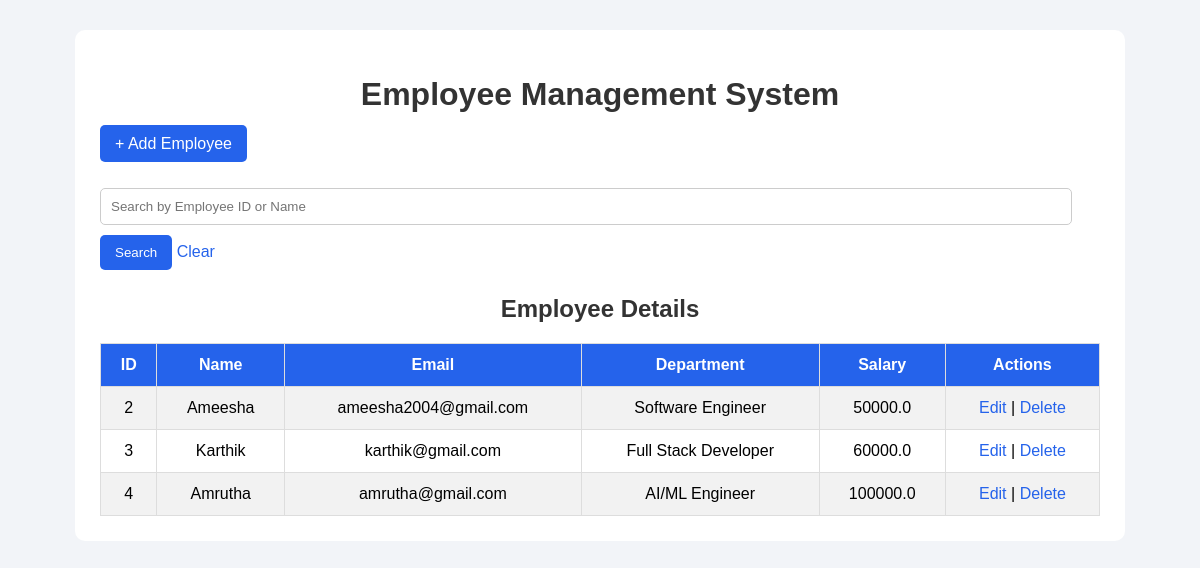
The page / on the database its author committed.
### tables this page shows
CREATE TABLE employees (
            id INTEGER PRIMARY KEY AUTOINCREMENT,
            name TEXT NOT NULL,
            email TEXT NOT NULL,
            department TEXT NOT NULL,
            salary REAL NOT NULL
        );

### app.py (the view)
@app.route("/")
def index():
    search = request.args.get("search", "").strip()
    conn = get_db()
    employees = conn.execute("""
        SELECT * FROM employees
        WHERE CAST(id AS TEXT) LIKE ?
        OR name LIKE ?
        ORDER BY id
    """, (f"%{search}%", f"%{search}%")).fetchall()
    conn.close()
    return render_template(
        "index.html",
        employees=employees,
        search=search
    )

### app.py (called while the page is built)
def get_db():
    conn = sqlite3.connect("employees.db")
    conn.row_factory = sqlite3.Row
    return conn

### templates/index.html (shortened to what this page needs)
<!DOCTYPE html>
<html>
<head>
    <link rel="stylesheet"
          href="{{ url_for('static', filename='style.css') }}">
</head>
<body>
<div class="container">
    <h1>Employee Management System</h1>
    <a href="/add" class="add-btn">+ Add Employee</a>
    <form action="/" method="GET" class="search-box">
        <input type="text" name="search"
               placeholder="Search by Employee ID or Name"
               value="{{ search }}">
        <button type="submit">Search</button>
        <a href="/">Clear</a>
    </form>
    <h2>Employee Details</h2>
    <table>
        <tr>
            <th>ID</th>
            <th>Name</th>
            <th>Email</th>
            <th>Department</th>
            <th>Salary</th>
            <th>Actions</th>
        </tr>
        {% for emp in employees %}
        <tr>
            <td>{{ emp.id }}</td>
            <td>{{ emp.name }}</td>
            <td>{{ emp.email }}</td>
            <td>{{ emp.department }}</td>
            <td>{{ emp.salary }}</td>
            <td>
                <a href="/edit/{{ emp.id }}">Edit</a>
                |
                <a href="/delete/{{ emp.id }}"
                   onclick="return confirm('Delete this employee?')">
                   Delete
                </a>
            </td>
        </tr>
        {% else %}
        <tr>
            <td colspan="6">No employees found.</td>
        </tr>
        {% endfor %}
    </table>
</div>
</body>
</html>

### static/style.css (style rules this page uses)
body { font-family: Arial, sans-serif; background-color: #f2f4f8; margin: 0; padding: 30px; }
.container { max-width: 1000px; margin: auto; background: white; padding: 25px; border-radius: 10px; }
h1, h2 { text-align: center; color: #333; }
input { width: 95%; padding: 10px; margin: 10px 0; border: 1px solid #ccc; border-radius: 5px; }
button, .add-btn { background-color: #2563eb; color: white; padding: 10px 15px; border: none; border-radius: 5px; cursor: pointer; text-decoration: none; }
.search-box { margin: 25px 0; }
table { width: 100%; border-collapse: collapse; margin-top: 20px; }
th, td { border: 1px solid #ddd; padding: 12px; text-align: center; }
th { background-color: #2563eb; color: white; }
tr:nth-child(even) { background-color: #f2f2f2; }
a { color: #2563eb; text-decoration: none; }

### rows shown on the page
employees: id "2", name "Ameesha", email "ameesha2004@gmail.com", department "Software Engineer", salary "50000.0"
employees: id "3", name "Karthik", email "karthik@gmail.com", department "Full Stack Developer", salary "60000.0"
employees: id "4", name "Amrutha", email "amrutha@gmail.com", department "AI/ML Engineer", salary "100000.0"
